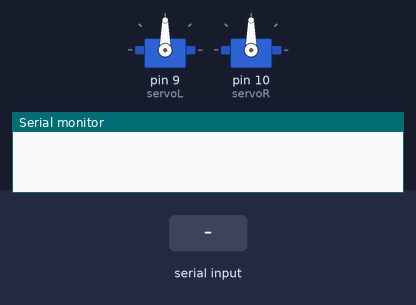
Recording of a sketch running on a simulated Arduino Uno, built with avr-gcc and run on an emulated ATmega328P. Parts: 2 × servo, the last lines printed to the serial monitor. The inputs (shaded band) are chosen by the test bench. EEPROM starts erased.

Above: at 1.2 s.
1.3 s: "1\n" received over Serial
At 2.81 s:
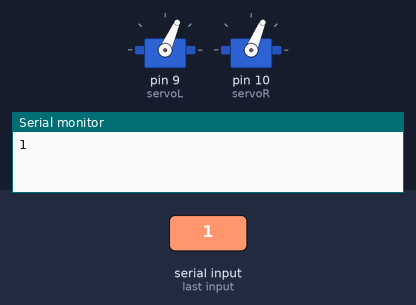
At 4.2 s:
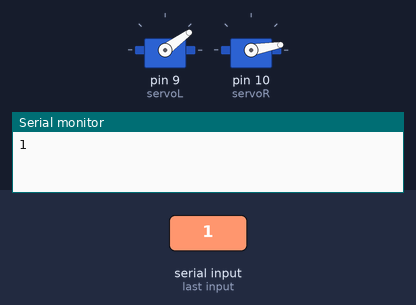
4.3 s: "90,45\n" received over Serial
Timing chart, 0 to 7.3 s (numbered marks = the images above; inputs shaded):
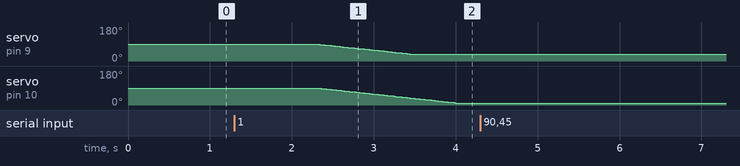

The sketch:

ardcon.ino
```cpp
#include<VarSpeedServo.h>
#include<EEPROM.h>

#define pi 3.1415

VarSpeedServo servoL;
VarSpeedServo servoR;

int steer(float *);
int move(float *);
int motordriver(float);

void setup()
{
	Serial.begin(115200);
	uint8_t sflag = EEPROM.read(0x00);
	float angle;
	if(sflag == 0xaa)
	{
		char sign = EEPROM.read(0x01);
		angle = (EEPROM.read(0x02) - 48) * pow(10, 1);
		angle += (EEPROM.read(0x03) - 48) * pow(10, 0);
		angle += (EEPROM.read(0x05) - 48) * pow(10, -1);
		angle += (EEPROM.read(0x06) - 48) * pow(10, -2);
		if(sign == '+')
		{
			angle *= 1;
		}
		else if(sign == '-')
		{
			angle *= -1;
		}
	}
	steer(&angle);
}

void loop()
{
	String buffer;
	uint8_t mode;
	int sign;
	float value, prev_value;
	value = 0;
	prev_value = -1;
	if(Serial.available())
	{
		buffer = Serial.readString();
		mode = buffer[0] - 48;
		sign = buffer[1];
		if(sign == '+')
		{
			sign = +1;
		}
		else if(sign == '-')
		{
			sign = -1;
		}
		for(int i = 2; i < 7; ++i)
		{
			if(i != 4)
			{
				value += (buffer[i] - 48) * pow(10, 3 - i);
			}
		}
		value *= sign;
		Serial.println(buffer);
		//Enter the cases for various modes here
		switch(mode){
			case 0: move(&value);
				break;
			case 1: steer(&value);
				EEPROM.write(0x00, 0xaa);
				EEPROM.write(0x01, buffer[1]);
				EEPROM.write(0x02, buffer[2]);
				EEPROM.write(0x03, buffer[3]);
				EEPROM.write(0x04, buffer[5]);
				EEPROM.write(0x05, buffer[6]);
				break;
			default:
				break;
		}
	}
}

int move(float *duration)
{
	//remember that duration is in seconds here, whereas millis() returns number of milliseconds...
	unsigned long initial_time = millis();
	while((millis() - initial_time) <= abs(*duration * 1000))
	{
		if(*duration > 0)
		{
			digitalWrite(3, 1);
			digitalWrite(5, 0);
		}
		else if(*duration < 0)
		{
			digitalWrite(5, 1);
			digitalWrite(3, 0);
		}
	}
	digitalWrite(3, 0);
	digitalWrite(5, 0);
	return 0;
}

int motordriver(float d)
{
	digitalWrite(3, d > 0);
	digitalWrite(5, d < 0);
	return 0;
}

int steer(float *central)
{
	float inner, outer, w, l;
	w = 12.5;
	l = 22.5;
	//Serial.println("Steering angle is: " + String(*central));
	if(*central != 0.00)
	{
		(*central) = (*central) * pi / 180.0;
		inner = pow(tan(*central), -1) - (0.5 * w / l);
		inner = atan(pow(inner, -1)) * 180 / pi;
		outer = pow(tan(*central), -1) + (0.5 * w / l);
		outer = atan(pow(outer, -1)) * 180 / pi;
	}
	else
	{
		inner = 0.0;
		outer = 0.0;
	}
	//Serial.println("Inner angle: " + String(inner) + ", Outer angle: " + String(outer));
	//formatting for angles because negaive angles are not allowed
	inner += 90.0;
	outer += 90.0;
	servoL.attach(9);
	servoR.attach(10);
	//servoL.write(inner);
	//servoR.write(outer);
	servoL.slowmove(inner, 30);
	servoR.slowmove(outer, 30);
	return 0;
}
```

Measured:
- after the input at 1.3 s, servo on pin 9 (servoL): moves from 90° to 36° over 1.1 s, starting after 1.0 s; servo on pin 10 (servoR): moves from 90° to 10° over 1.7 s, starting after 1.0 s
